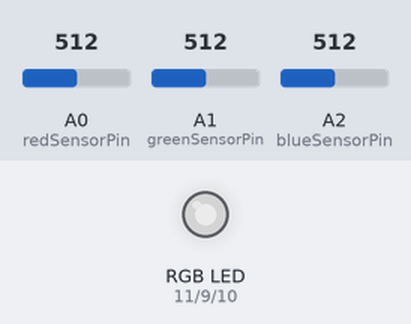
The sketch below on a simulated Arduino Uno, built with avr-gcc and run on an emulated ATmega328P. Parts: an RGB LED mixed from three pins (HIGH = lit). Inputs (shaded band) come from the test bench; at power-on: A0 (redSensorPin) = 512, A1 (greenSensorPin) = 512, A2 (blueSensorPin) = 512. Dim RGB values are drawn brighter than linear.

Above: at 1.2 s.
1.3 s: A0 (redSensorPin) set to 716
At 1.6 s:
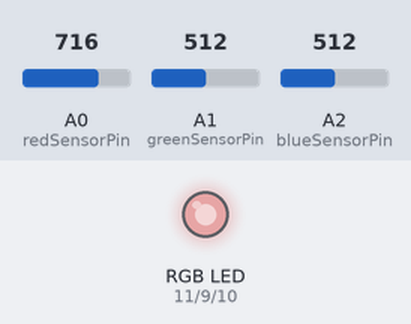
2.8 s: A1 (greenSensorPin) set to 716
At 3.6 s:
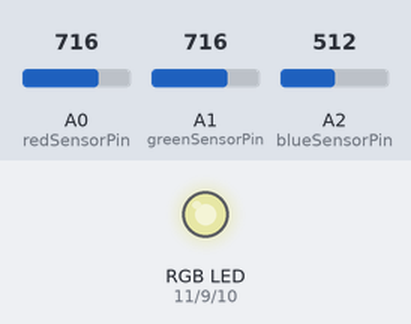
4.3 s: A2 (blueSensorPin) set to 716
At 4.8 s:
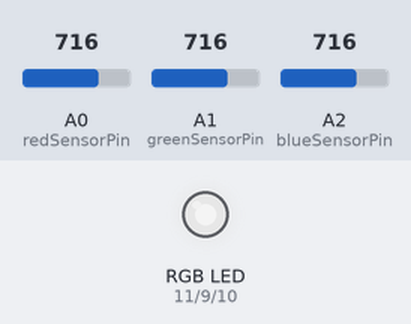
5.8 s: A0 (redSensorPin) set to 900
At 6.4 s:
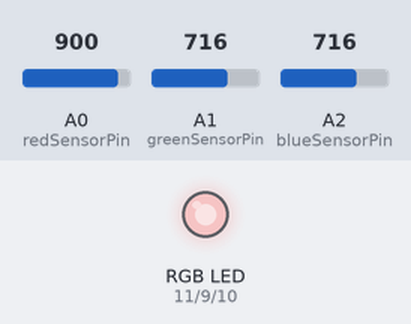
7.3 s: A1 (greenSensorPin) set to 900
At 8.4 s:
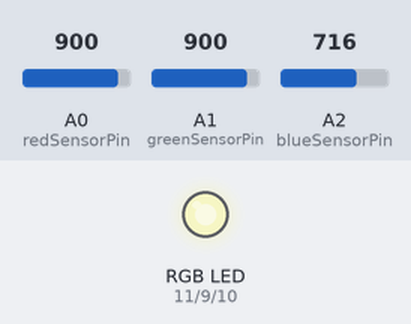
8.8 s: A2 (blueSensorPin) set to 900
At 9.2 s:
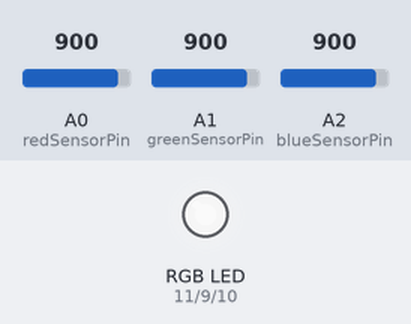
Timing chart, 0 to 11.3 s (numbered marks = the images above; inputs shaded):
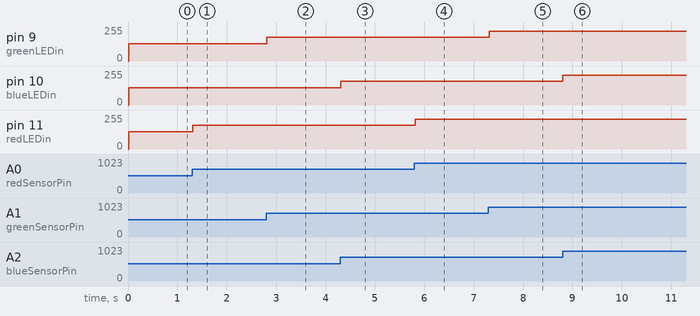

Measured:
- after the input at 1.3 s, pin 11 (redLEDin): 128/255 → 179/255 at once
- after the input at 2.8 s, pin 9 (greenLEDin): 128/255 → 179/255 at once
- after the input at 4.3 s, pin 10 (blueLEDin): 128/255 → 179/255 at once
- after the input at 5.8 s, pin 11 (redLEDin): 179/255 → 225/255 at once
- after the input at 7.3 s, pin 9 (greenLEDin): 179/255 → 225/255 at once
- after the input at 8.8 s, pin 10 (blueLEDin): 179/255 → 225/255 at once

The sketch:

pag56.ino
```cpp
const int greenLEDin = 9;
const int redLEDin = 11;
const int blueLEDin = 10;

const int redSensorPin = A0;
const int greenSensorPin = A1;
const int blueSensorPin = A2;

int redValue = 0;
int greenValue = 0;
int blueValue = 0;

int redSensorValue = 0;
int greenSensorValue = 0;
int blueSensorValue = 0;

void setup() {
  Serial.begin(9600);
  pinMode(greenLEDin, OUTPUT);
  pinMode(redLEDin, OUTPUT);
  pinMode(blueLEDin, OUTPUT);

}

void loop() {
  redSensorValue = analogRead(redSensorPin);
  delay(5);
  greenSensorValue = analogRead(greenSensorPin);
  delay(5);
  blueSensorValue = analogRead(blueSensorPin);

  redValue = redSensorValue/4;
  blueValue = blueSensorValue/4;
  greenValue = greenSensorValue/4;

  analogWrite(redLEDin, redValue);
  analogWrite(greenLEDin, greenValue);
  analogWrite(blueLEDin, blueValue);


}
```
